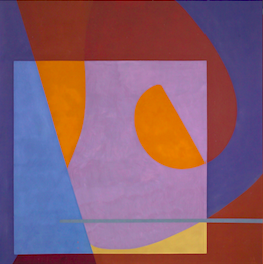
#> input picture som_cm/datasets/apple/apple_1.png, 263 x 264 px; its folder holds 4 pictures in this run
$ python google_image.py   (Python 2 division)
#> lines starting #> are read from the running program, lines starting #| are printed output that depends on the picture
### som_cm/io_util/image.py
# -*- coding: utf-8 -*-
## @package som_cm.io_util.image
#
#  Image IO utility package.
#  @author      tody
#  @date        2015/07/18

import cv2
from cv.image import *
from skimage import io


# [4 lines left out: function loadGray, not called in this run]


def loadRGB(file_path):
    bgr = cv2.imread(file_path)
    if bgr is None:
        return None
    return bgr2rgb(bgr)

## H
# [12 lines left out: functions loadLab, loadRGBA, not called in this run]


def loadAlpha(file_path):
    bgra = cv2.imread(file_path, -1)
    return alpha(bgra)


def saveRGBA(file_path, img):
    bgra = rgba2bgra(img)
    cv2.imwrite(file_path, bgra)


def saveRGB(file_path, img):
    bgr = rgb2bgr(img)
    cv2.imwrite(file_path, bgr)


def saveGray(file_path, img):
    rgbImg = rgb(img)
    cv2.imwrite(file_path, rgbImg)


# [14 lines left out: function saveImage, not called in this run]

### som_cm/cv/image.py
# -*- coding: utf-8 -*-
## @package som_cm.cv.image
#
#  OpenCV image functions.
#  @author      tody
#  @date        2015/07/30


import numpy as np
import cv2

from skimage import color


## Convert image into uint8 type.
# [62 lines left out: functions to8U, to32F, rgb, alpha, setAlpha, not called in this run]


## RGB to Gray.
def rgb2gray(img):
    gray = cv2.cvtColor(img, cv2.COLOR_RGB2GRAY)
    return gray


## Gray to RGB.
def gray2rgb(img):
    gray = cv2.cvtColor(img, cv2.COLOR_GRAY2RGB)
    return gray


## Gray to RGBA.
def gray2rgba(img):
    gray = cv2.cvtColor(img, cv2.COLOR_GRAY2RGBA)
    return gray


## BGR to RGB.
def bgr2rgb(img):
    rgb = cv2.cvtColor(img, cv2.COLOR_BGR2RGB)
    return rgb

# ## RGB to LAB
# def rgb2lab(img):
#     lab = color.rgb2lab(img)
#     return lab


## BGRA to RGBA.
# [14 lines left out: functions bgra2rgba, rgba2bgra, not called in this run]


## RGB to BGR.
def rgb2bgr(img):
    bgr = cv2.cvtColor(img, cv2.COLOR_RGB2BGR)
    return bgr


## RGB to Lab.
# [4 lines left out: function rgb2Lab, not called in this run]


## Lab to RGB.
def Lab2rgb(img):
    rgb = cv2.cvtColor(img, cv2.COLOR_LAB2RGB)
    return rgb


def rgb2hsv(img):
    img_rgb = rgb(img)
    return cv2.cvtColor(img_rgb, cv2.COLOR_RGB2HSV)


## HSV to RGB.
def hsv2rgb(img):
    rgb = cv2.cvtColor(img, cv2.COLOR_HSV2RGB)
    return rgb


## Merge channels.
# [35 lines left out: functions merge, luminance, not called in this run]

### som_cm/datasets/google_image.py
# -*- coding: utf-8 -*-
## @package som_cm.datasets.google_image
#
#  Image datasets via Google Image API.
#  createDatasets function will create datasets
#  with the following direcotry structure.
#
#  * datasets
#    - apple
#      - apple_1.jpg
#    - banana
#      - banana_1.jpg
#
#  @author      tody
#  @date        2015/08/15


import json
import os
import urllib2
import httplib2

import cv2
import matplotlib.pyplot as plt

from som_cm.io_util.image import loadRGB, saveRGB

_root_dir = os.path.dirname(__file__)


## Data directory for the given data_name.
def dataDir(data_name):
    data_dir = os.path.join(_root_dir, data_name)
    print data_name
    print _root_dir
    return data_dir


## Data file path list for the given data_name.
def dataFiles(data_name):
    data_dir = dataDir(data_name)
    data_files = []
    for data_name in os.listdir(data_dir):
        data_file = os.path.join(data_dir, data_name)
        if ".png" in data_name or ".jpg" in data_name:
            data_files.append(data_file)
        else:
            os.remove(data_file)
    return data_files


## Data file path for the given data_name and data_id.
def dataFile(data_name, data_id):
    data_files = dataFiles(data_name)

    if data_id >= len(data_files):
        return None

    data_file = data_files[data_id]
    return data_file


def loadData(data_name, data_id):
    data_file = dataFile(data_name, data_id)

    if data_file is None:
        return None

    return loadRGB(data_file)


## Simple image loaders via Google image API.
class GoogleImageLoader:
    ## Constructor
    #  @param keyword     keyword for image search.
    #  @param num_images  target number of images for the search.
    #  @param update      Update existing images if the value is True.
    def __init__(self, keyword="banana", num_images=10, update=False):
        self._keyword = keyword
        self._num_images = num_images
        self._data_dir = dataDir(keyword)
        self._update = update

        self.searchImageURLs()
        self.downloadImages()
        self.postResize()

    def searchImageURLs(self):
        keyword = self._keyword
        num_images = self._num_images

        image_urls = []
        google_api = "http://ajax.googleapis.com/ajax/services/search/images?q={0}&v=1.0&rsz=large&start={1}&imgc=color"
        print(keyword)
        # [10 lines of commented-out code are left out]
        resO = {
            "responseData": [
                {
                    "url": "http://blog.pluskid.org/wp-content/uploads/2009/06/swiss-roll.png"
                },
                {
                    "url": "http://blog.pluskid.org/wp-content/uploads/2009/06/swiss-roll.png"
                },
                {
                    "url": "http://www.jvv-group.com/upload/news/images/201404/20140430-17.png"
                },
                {
                    "url": "http://i1.sinaimg.cn/edu/en/2008-09-04/U1593P42T31D44006F915DT20080904115741.jpg"
                },
                {
                    "url": "http://pic11.nipic.com/20101125/5852238_122910962059_2.jpg"
                },
                {
                    "url": "http://img.taopic.com/uploads/allimg/140127/234786-14012G14A654.jpg"
                },
                {
                    "url": "http://news.xinhuanet.com/food/2014-02/11/126108534_13920092517081n.jpg"
                },
                {
                    "url": "http://img1.cache.netease.com/catchpic/1/12/128FAAC244BCC8CE19F050FE2ADE6AA7.jpg"
                },
                {
                    "url": "http://www.foodqs.cn/news/imgtest/s006/201201101053026721.jpg"
                },
                {
                    "url": "http://pfscnew.agri.gov.cn/ncpflzs/201106/W020110608564590362799.jpg"
                }
            ]
        }

        res = json.dumps(resO)

        page_data = json.loads(res)
        page_urls = [result["url"] for result in page_data["responseData"]]
        image_urls.extend(page_urls)

        if len(image_urls) >= num_images:
            image_urls = image_urls[:num_images]
        self._image_urls = image_urls
        return image_urls

    def downloadImages(self):
        print "  Download"
        data_name = self._keyword
        image_urls = self._image_urls
        data_dir = self._data_dir
        if os.path.exists(data_dir) == False:
            os.makedirs(data_dir)

        http = httplib2.Http(".cache")

        for i in range(len(set(image_urls))):
            try:
                url_name, ext = os.path.splitext(image_urls[i])

                data_filename = "%s_%s%s" % (data_name, i, ext)
                data_filepath = os.path.join(data_dir, data_filename)

                if not self._update:
                    if os.path.exists(data_filepath):
                        print "  - Skip: %s" % data_filename
                        continue

                response, content = http.request(image_urls[i])

                with open(data_filepath, 'wb') as data_file:
                    data_file.write(content)

                    print "  - Done: %s" % data_filename
            except:
                continue

    def postResize(self):
        print "  Post resize"
        data_name = self._keyword
        data_files = dataFiles(data_name)

        for data_file in data_files:
            data_filename = os.path.basename(data_file)
            C_8U = loadRGB(data_file)

            if C_8U is None:
                os.remove(data_file)
                print "  - Delete: %s" % data_filename
                continue
            h, w = C_8U.shape[0:2]

            opt_scale = 800.0 / float(h)
            opt_scale = max(opt_scale, 800.0 / float(w))
            opt_scale = min(opt_scale, 1.0)

            h_opt = int(opt_scale * h)
            w_opt = int(opt_scale * w)

            C_8U_small = cv2.resize(C_8U, (w_opt, h_opt))
            saveRGB(data_file, C_8U_small)
            print "  - Resized: %s" % data_filename


## Create dataset for the given data_name.
def createDataset(data_name="banana", num_images=10, update=False):
    GoogleImageLoader(data_name, num_images, update)


## Create datasets for the given data_names.
def createDatasets(data_names=["apple", "banana", "sky", "tulip", "flower"],
                   num_images=10,
                   update=False):
#> called with num_images = 10, update = False
    for data_name in data_names:
        print "Create datasets: %s" % data_name
        createDataset(data_name, num_images, update)
#> this loop made 5 passes
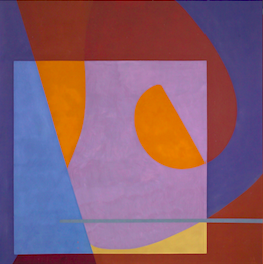
#> input picture som_cm/datasets/apple/apple_1.png, 263 x 264 px
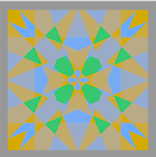
#> input picture som_cm/datasets/apple/apple_2.png, 156 x 157 px
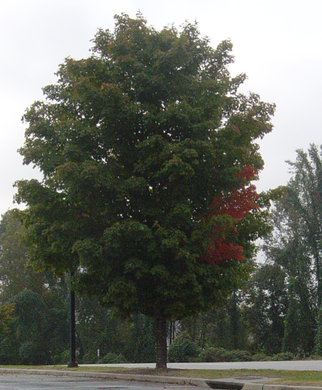
#> input picture som_cm/datasets/apple/apple_3.png, 322 x 390 px
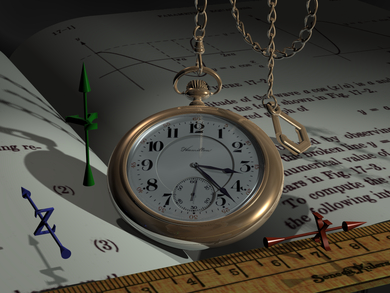
#> input picture som_cm/datasets/apple/apple_4.png, 390 x 293 px


if __name__ == '__main__':
    createDatasets()
